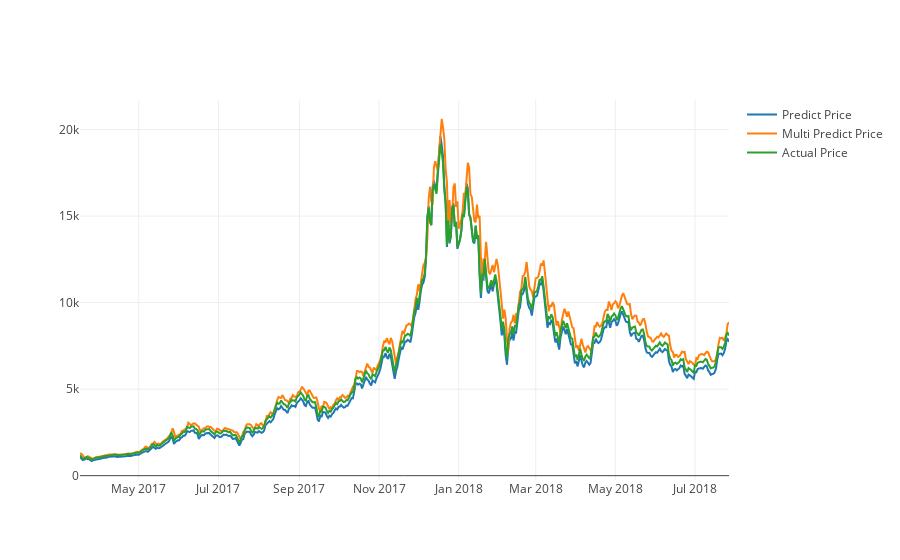

The notebook cell this image was saved under:
### Code cell
actual_chart = go.Scatter(x=predictDates, y=inv_y, name= 'Actual Price')
multi_predict_chart = go.Scatter(x=predictDates, y=inv_yhat, name= 'Multi Predict Price')
predict_chart = go.Scatter(x=predictDates, y=yhat_reshape, name= 'Predict Price')
py.iplot([predict_chart, multi_predict_chart, actual_chart])

### Figure 1 — Plotly figure (JSON) as saved in the notebook; plotly's stock layout.template omitted (floating-point values rounded to 4 significant figures; data arrays with more than 128 entries replaced by an {"elided": "..."} marker saying what was removed)
{"data": [{"name": "Predict Price", "type": "scatter", "x": {"elided": "498 str values"}, "y": {"elided": "498 float values"}}, {"name": "Multi Predict Price", "type": "scatter", "x": {"elided": "498 str values"}, "y": {"elided": "499 float values"}}, {"name": "Actual Price", "type": "scatter", "x": {"elided": "498 str values"}, "y": {"elided": "499 float values"}}], "layout": {}}
